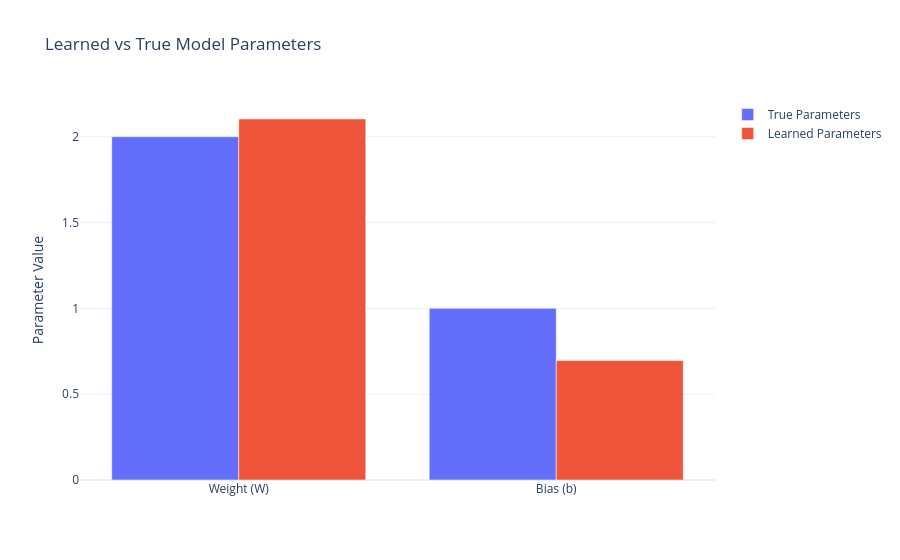

Source (notebook cell):
### Markdown cell above
#### B1.2 Learned vs True Parameters

### Code cell
fig = go.Figure()

fig.add_trace(go.Bar(
    name="True Parameters",
    x=["Weight (W)", "Bias (b)"],
    y=[2.0, 1.0]
))

fig.add_trace(go.Bar(
    name="Learned Parameters",
    x=["Weight (W)", "Bias (b)"],
    y=[W.numpy().item(), b.numpy().item()]
))

fig.update_layout(
    title="Learned vs True Model Parameters",
    yaxis_title="Parameter Value",
    barmode="group",
    template="plotly_white"
)

fig.show()

### Figure 1 — Plotly figure (JSON) as saved in the notebook; plotly's stock layout.template omitted (floating-point values rounded to 4 significant figures)
{"data": [{"name": "True Parameters", "type": "bar", "x": ["Weight (W)", "Bias (b)"], "y": [2, 1]}, {"name": "Learned Parameters", "type": "bar", "x": ["Weight (W)", "Bias (b)"], "y": [2.103, 0.696]}], "layout": {"barmode": "group", "title": {"text": "Learned vs True Model Parameters"}, "yaxis": {"title": {"text": "Parameter Value"}}}}
